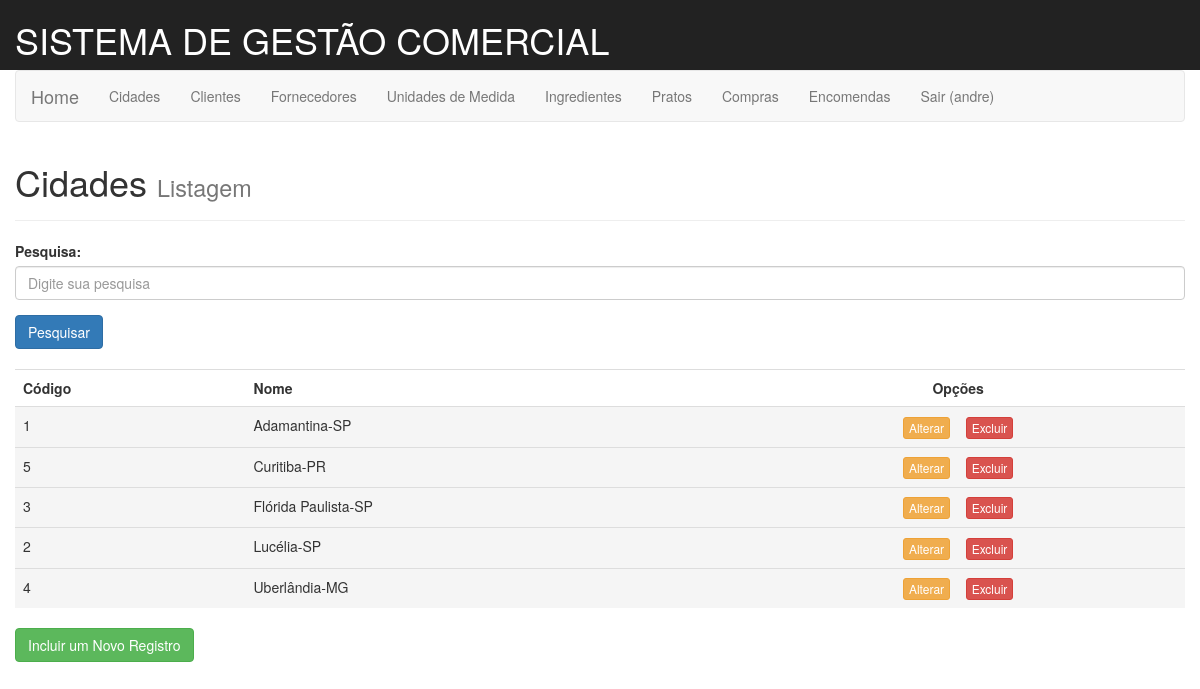
/index.php?modulo=cidades (signed in), run on the app's committed database.
### tables this page shows
create table cidades (
	cod_cidade int not null auto_increment primary key,
	nome varchar(100) not null,
	uf char(2) not null
);

### controller/CidadesController.php (called while the page is built, shortened)
<?php
class CidadesController
{
    public function Listar()
    {
        $model = new CidadesModel();
        $lista_cidade = $model->Get_lista(@$_POST['pesq']);
        $arquivo = "view/CidadesListarView.php";
        include_once("view/IndexView.php");
    }
}

### autoload.php (called while the page is built, shortened)
<?php
spl_autoload_register(function ($class) {
    $base_dir = __DIR__ . '/';
    $file = $base_dir . str_replace('\\', '/', $class) . '.php';
});

### model/CidadesModel.php (called while the page is built, shortened)
<?php
class CidadesModel
{
	private $pdo;
	function __construct()	{
		$this->pdo = new BD();
		$this->pdo = $this->pdo->conexao;
	}
	public function Get_lista($pesquisa)	{
		$sql = " select *
				 from cidades
				 where nome like '%$pesquisa%' or uf like '%$pesquisa%'
				 order by nome ";
		return $this->pdo->query($sql);
	}
}

### lib/bd.php (called while the page is built, shortened)
<?php
class BD
{
	function __construct()
	{
		try
		{
			$this->conexao = new PDO("mysql:host=localhost;dbname=restaurante_tads","root","");
		} catch(PDOException $e)
		{
			echo 'Não foi possível realizar a conexão com o Banco de Dados!!!';
		}
	}
}
?>

### view/CidadesListarView.php (the view, shortened to what this page needs)
		<div class="page-header">
			<h1>Cidades <small>Listagem</small></h1>
		</div>
<div class="row">
	<div class="col-md-12">
		<form name="fpesq" id="fpesq" method="post" action="">
			<?php
			$pesquisa = @$_POST['pesq'];
			?>
			<div class="form-group">
				<label for="pesq">Pesquisa:</label>
				<input type="text" class="form-control" placeholder="Digite sua pesquisa" name="pesq" id="pesq" size="40" value="<?php echo $pesquisa; ?>">
			</div>
			<input type="submit" name="btenviar" id="btenviar" value="Pesquisar" class="btn btn-primary">
		</form>
	</div>
</div>
<br>
<div class="row">
	<div class="col-md-12">
		<?php
		echo '<table class="table table-hover">';
		echo '<tr>';
		echo ' <td><strong>Código</strong></td>';
		echo ' <td><strong>Nome</strong></td>';
		echo ' <td  class="text-center"><strong>Opções</strong></td>';
		echo '</tr>';
		while( $dados = $lista_cidade->fetch(PDO::FETCH_ASSOC)  )
		{
			echo '<tr class="active">';
			echo ' <td>'.$dados['cod_cidade'].'</td>';
			echo ' <td>'.$dados['nome'] . '-' . $dados['uf'].'</td>';
			echo ' <td class="text-center">';
			echo '<a class="btn btn-warning btn-xs" href="index.php?modulo=cidades&acao=alterando&cod_cidade='.$dados['cod_cidade'].'">Alterar</a>';
			echo '<a class="btn btn-danger btn-xs" href="javascript:excluir('.$dados['cod_cidade'].');">Excluir</a>';
			echo '</td>';
			echo '</tr>';
		}
		echo '</table>';
		echo '<a href="index.php?modulo=cidades&acao=incluindo"  class="btn btn-success">Incluir um Novo Registro</a>';
		?>
	</div>
</div>

### index.php (shortened to what this page needs)
<?php
$modulo = isset($_GET["modulo"]) ? $_GET["modulo"] : "home";
$acao = isset($_GET["acao"]) ? $_GET["acao"] : "index";
include_once("autoload.php");
if( strtolower($modulo) == 'home' ) {
	$ctrl = new HomeController();
	switch(strtolower($acao) ) {
	    case "index" :
	    $ctrl->Index();
	    break;
	}
}
elseif( strtolower($modulo) == 'autenticar' ) {
	$ctrl = new AutenticarController();
	$ctrl->Autenticar();
}
elseif( strtolower($modulo) == 'logout' ) {
	$ctrl = new LogoutController();
	$ctrl->Logout();
}
elseif( strtolower($modulo) == 'cidades' ) {
	$ctrl = new CidadesController();
	switch( strtolower($acao) )  {
	    default:
	    	$ctrl->Listar();
	    break;
	}
}
else {
	$ctrl = new HomeController();
	$ctrl->Index();
}

### view/IndexView.php (shortened to what this page needs)
<!DOCTYPE html>
<html>
<head>
    <link href="view/_bootstrap/css/bootstrap.min.css" rel="stylesheet">
</head>
<body>
	<div class="container-fluid">
		<div class="row" style="background-color: #222;">
			<div class="col-md-12">
				<h1 style="color:#fff;">SISTEMA DE GESTÃO COMERCIAL</h1>
			</div>
		</div>
		<?php
			if( isset($_SESSION['usuario']) )
			{
				include_once('view/MenuPrincipalView.php');
				if( file_exists($arquivo) )
				{
					include_once($arquivo);
				}
			}
			else
			{
				include_once('view/LoginView.php');
			}
        ?>
	</div>
</body>
</html>

### view/MenuPrincipalView.php (shortened to what this page needs)
<nav class="navbar navbar-default" role="navigation">
	<div class="container-fluid">
		<div class="navbar-header">
			<a class="navbar-brand" href="index.php">Home</a>
		</div>
		<div class="collapse navbar-collapse navbar-ex1-collapse">
			<ul class="nav navbar-nav">
				<li><a class="active" href="index.php?modulo=cidades">Cidades</a></li>
				<li><a href="index.php?modulo=clientes">Clientes</a></li>
				<li><a href="index.php?modulo=fornecedores">Fornecedores</a></li>
				<li><a href="index.php?modulo=unidades">Unidades de Medida</a></li>
				<li><a href="index.php?modulo=ingredientes">Ingredientes</a></li>
				<li><a href="index.php?modulo=pratos">Pratos</a></li>
				<li><a href="index.php?modulo=compras">Compras</a></li>
				<li><a href="index.php?modulo=encomendas">Encomendas</a></li>
				<li><a href="index.php?modulo=logout">Sair (<?php echo $_SESSION['usuario']['login'] ?>)</a></li>
			</ul>
		</div>
	</div>
</nav>

### data on the page
cidades: cod_cidade "1", nome "Adamantina", uf "SP"
cidades: cod_cidade "5", nome "Curitiba", uf "PR"
cidades: cod_cidade "3", nome "Flórida Paulista", uf "SP"
cidades: cod_cidade "2", nome "Lucélia", uf "SP"
cidades: cod_cidade "4", nome "Uberlândia", uf "MG"

### other printed values
$_SESSION['usuario']['login'] "andre"
